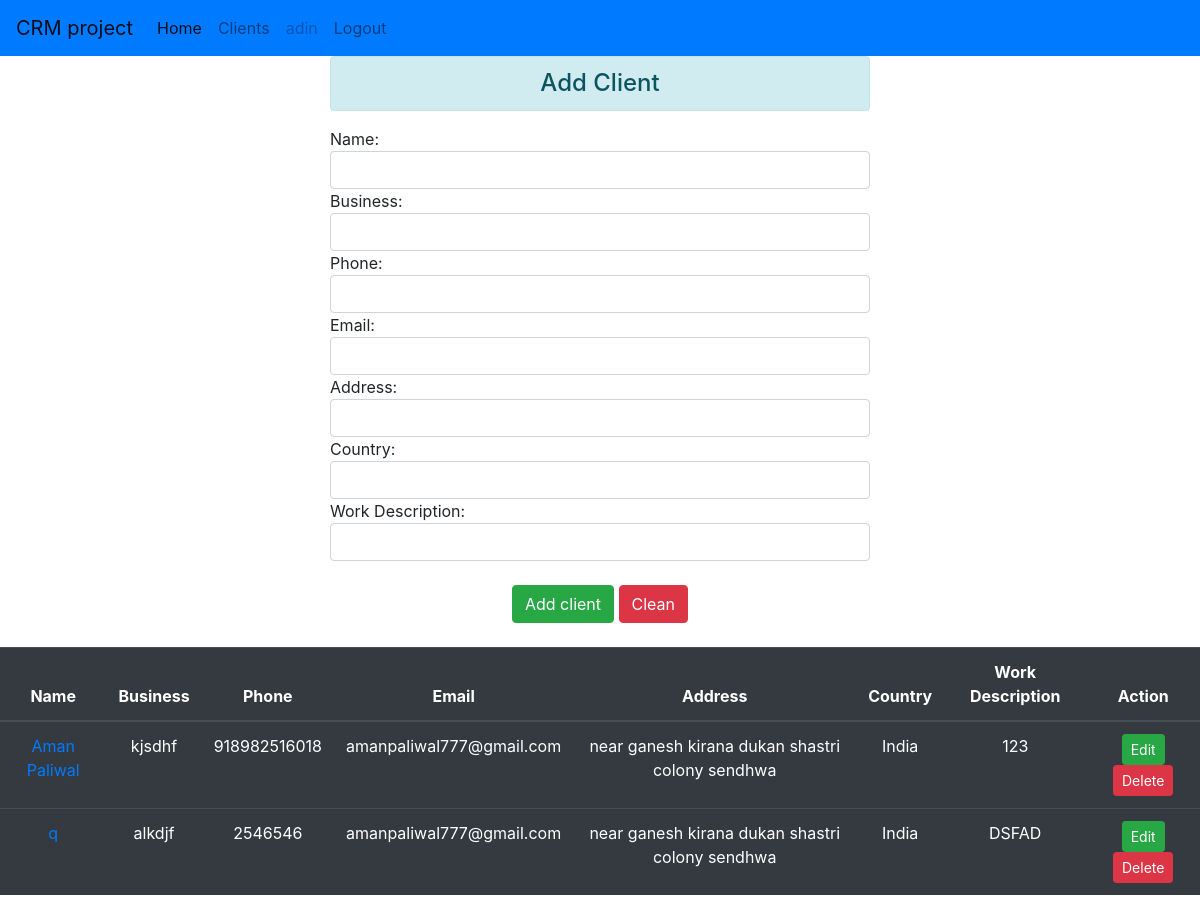
/ClientsData/ (signed in), run on the app's committed database.
### crmapp/models.py (models this page shows, shortened)
class Clients(models.Model):
    superuser_id = models.ForeignKey(User, on_delete=models.CASCADE)
    client_name = models.CharField(max_length=100)
    client_business = models.CharField(max_length=200)
    client_phone = models.BigIntegerField()
    client_email = models.EmailField(max_length=100)
    client_address = models.CharField(max_length=300)
    client_country = models.CharField(max_length=20)
    client_work_description = models.CharField(max_length=300)
    client_created = models.DateTimeField()

### crmapp/views.py (the view)
# urls.py: path('ClientsData/', views.clients_data, name='clients_data'),
def clients_data(request):
    clients = Clients.objects.all()
    if request.method == 'POST':
        client_name = request.POST.get('client_name')
        client_business = request.POST.get('client_business')
        client_phone = request.POST.get('client_phone')
        client_email = request.POST.get('client_email')
        client_address = request.POST.get('client_address')
        client_country = request.POST.get('client_country')
        client_work_description = request.POST.get('client_work_description')
        data = Clients(client_name=client_name,
                       client_business=client_business,
                       superuser_id=User.objects.get(pk=request.user.id),
                       client_email=client_email,
                       client_phone=client_phone,
                       client_address=client_address,
                       client_country=client_country,
                       client_work_description=client_work_description,
                       client_created=dt)
        data.save()
        messages.success(request, 'Client added successfully !!!')
        return HttpResponseRedirect('/ClientsData/')
    else:
        return render(request, 'clients_data.html', {'name': request.user, 'clients': clients})

### templates/clients_data.html (shortened to what this page needs)
{% extends 'base.html' %}
{% block log %}
          {% if name == request.user %}
              <li class="nav-item">
                  <a class="nav-link" href="{% url 'clients_data' %}">Clients</a>
              </li>
              <li class="nav-item">
              <a class="nav-link disabled">{{ request.user }}</a>
              </li>
              <li class="nav-item">
                  <a class="nav-link" href="{% url 'logout' %}">Logout</a></li>
          {% else %}
              <li>
                <a class="nav-link" href="{% url 'login' %}">Login</a>
              </li>
          {% endif %}
{% endblock %}
{% block body %}
    <div class="row">
        <div class=" offset-3 col-md-6">
            <h4 class="text-center alert alert-info">Add Client</h4>
            <form method="post">
            Name:<input type="text" name="client_name" class="form-control" required>
            Business:<input type="text" name="client_business" class="form-control" required>
            Phone:<input type="tel" name="client_phone" class="form-control" required>
            Email:<input type="email" name="client_email" class="form-control" required>
            Address:<input type="text" name="client_address" class="form-control" required>
            Country:<input type="text" name="client_country" class="form-control" required>
            Work Description:<input type="text" name="client_work_description" class="form-control" required>
                <br>
                <center><input type="submit" value="Add client" class="btn btn-success">
                    <input type="reset" value="Clean" class="btn btn-danger"></center>
            </form>
        </div>
    </div>
</div>
    <br>
<div class="container-fluid">
<div class="row">
    <br>
    {% if clients %}
        <table class="table table-hover text-center table-dark">
            <thead>
                <tr>
                    <th scope="col">Name</th>
                    <th scope="col">Business</th>
                    <th scope="col">Phone</th>
                    <th scope="col">Email</th>
                    <th scope="col">Address</th>
                    <th scope="col">Country</th>
                    <th scope="col">Work Description</th>
                    <th scope="col">Action</th>
                </tr>
            </thead>
            <tbody>
            {% for client in clients %}
                <tr>
                    <td><a href="{% url 'ClientProfile' client.id %}">
                        {{ client.client_name }}
                        </a>
                    </td>
                    <td>{{ client.client_business }}</td>
                    <td>{{ client.client_phone }}</td>
                    <td>{{ client.client_email }}</td>
                    <td>{{ client.client_address }}</td>
                    <td>{{ client.client_country }}</td>
                    <td>{{ client.client_work_description }}</td>
                    <td><a href="{% url 'ClientEdit' client.id %}" class="btn-success btn btn-sm">Edit</a>
                        <form method="post" action="{% url 'ClientDelete' client.id %}" class="d-inline">
                                <input type="submit" value="Delete" class="btn btn-sm btn-danger">
                        </form>
            {% endfor %}
    </tbody>
    </table>
    {% endif %}
</div>
</div>
{% endblock %}

### data on the page
Clients: client_name "Aman Paliwal", client_business "kjsdhf", client_phone "918982516018", client_email "amanpaliwal777@gmail.com", client_address "near ganesh kirana dukan shastri colony sendhwa", client_country "India", client_work_description "123"
Clients: client_name "q", client_business "alkdjf", client_phone "2546546", client_email "amanpaliwal777@gmail.com", client_address "near ganesh kirana dukan shastri colony sendhwa", client_country "India", client_work_description "DSFAD"

### other printed values
{{ request.user }} "adin"
